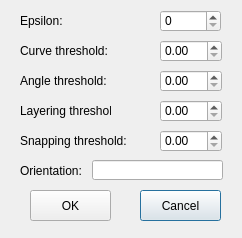
<?xml version="1.0" encoding="UTF-8"?>
<ui version="4.0">
 <class>CurveRightAngleOptionDialog</class>
 <widget class="QDialog" name="CurveRightAngleOptionDialog">
  <property name="geometry">
   <rect>
    <x>0</x>
    <y>0</y>
    <width>242</width>
    <height>238</height>
   </rect>
  </property>
  <property name="windowTitle">
   <string>CurveRightAngleOptionDialog</string>
  </property>
  <widget class="QLabel" name="label_2">
   <property name="geometry">
    <rect>
     <x>20</x>
     <y>100</y>
     <width>91</width>
     <height>21</height>
    </rect>
   </property>
   <property name="text">
    <string>Layering threshold:</string>
   </property>
  </widget>
  <widget class="QLabel" name="label_4">
   <property name="geometry">
    <rect>
     <x>20</x>
     <y>160</y>
     <width>131</width>
     <height>21</height>
    </rect>
   </property>
   <property name="text">
    <string>Orientation:</string>
   </property>
  </widget>
  <widget class="QDoubleSpinBox" name="doubleSpinBoxLayeringThreshold">
   <property name="geometry">
    <rect>
     <x>160</x>
     <y>100</y>
     <width>62</width>
     <height>22</height>
    </rect>
   </property>
  </widget>
  <widget class="QDoubleSpinBox" name="doubleSpinBoxSnappingThreshold">
   <property name="geometry">
    <rect>
     <x>160</x>
     <y>130</y>
     <width>62</width>
     <height>22</height>
    </rect>
   </property>
  </widget>
  <widget class="QSpinBox" name="spinBoxEpsilon">
   <property name="geometry">
    <rect>
     <x>160</x>
     <y>10</y>
     <width>61</width>
     <height>22</height>
    </rect>
   </property>
  </widget>
  <widget class="QLabel" name="label_5">
   <property name="geometry">
    <rect>
     <x>20</x>
     <y>40</y>
     <width>91</width>
     <height>21</height>
    </rect>
   </property>
   <property name="text">
    <string>Curve threshold:</string>
   </property>
  </widget>
  <widget class="QDoubleSpinBox" name="doubleSpinBoxCurveThreshold">
   <property name="geometry">
    <rect>
     <x>160</x>
     <y>40</y>
     <width>62</width>
     <height>22</height>
    </rect>
   </property>
  </widget>
  <widget class="QPushButton" name="pushButtonCancel">
   <property name="geometry">
    <rect>
     <x>140</x>
     <y>190</y>
     <width>81</width>
     <height>31</height>
    </rect>
   </property>
   <property name="text">
    <string>Cancel</string>
   </property>
  </widget>
  <widget class="QLabel" name="label">
   <property name="geometry">
    <rect>
     <x>20</x>
     <y>10</y>
     <width>47</width>
     <height>21</height>
    </rect>
   </property>
   <property name="text">
    <string>Epsilon:</string>
   </property>
  </widget>
  <widget class="QPushButton" name="pushButtonOK">
   <property name="geometry">
    <rect>
     <x>30</x>
     <y>190</y>
     <width>81</width>
     <height>31</height>
    </rect>
   </property>
   <property name="text">
    <string>OK</string>
   </property>
  </widget>
  <widget class="QLabel" name="label_3">
   <property name="geometry">
    <rect>
     <x>20</x>
     <y>130</y>
     <width>131</width>
     <height>21</height>
    </rect>
   </property>
   <property name="text">
    <string>Snapping threshold:</string>
   </property>
  </widget>
  <widget class="QLabel" name="label_6">
   <property name="geometry">
    <rect>
     <x>20</x>
     <y>70</y>
     <width>91</width>
     <height>21</height>
    </rect>
   </property>
   <property name="text">
    <string>Angle threshold:</string>
   </property>
  </widget>
  <widget class="QDoubleSpinBox" name="doubleSpinBoxAngleThreshold">
   <property name="geometry">
    <rect>
     <x>160</x>
     <y>70</y>
     <width>62</width>
     <height>22</height>
    </rect>
   </property>
  </widget>
  <widget class="QLineEdit" name="lineEditOrientation">
   <property name="geometry">
    <rect>
     <x>92</x>
     <y>160</y>
     <width>131</width>
     <height>20</height>
    </rect>
   </property>
   <property name="alignment">
    <set>Qt::AlignRight|Qt::AlignTrailing|Qt::AlignVCenter</set>
   </property>
  </widget>
 </widget>
 <layoutdefault spacing="6" margin="11"/>
 <resources/>
 <connections/>
</ui>
